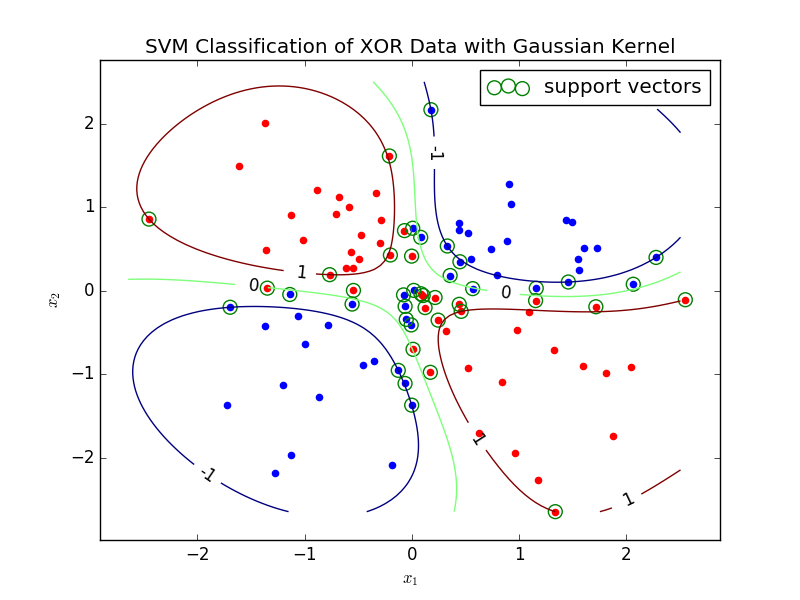

This figure's Python source:
import matplotlib.pyplot as plt
import numpy as np
from scipy.optimize import minimize


# demo of soft-margin SVM based on PRML 7.1
# learn a non-linear decision boundary with Gaussian kernel
# we solve the dual problem with scipy's SLSQP implementation


def gaussian_kernel(x, y, c):
    """a.k.a. RBF, parameter c controls kernel width"""
    return np.exp(-np.sum(np.square(x - y)) / c)


def gram(X, k):
    """compute the Gram matrix, given a data matrix X and kernel k; K^2 time complexity"""
    N = len(X)
    K = np.empty((N, N))
    for i in range(N):
        for j in range(N):
            K[i, j] = k(X[i], X[j])

    return K


def predict(test, X, t, k, a, b):
    """Form predictions on a test set.
    :param test: matrix of test data
    :param X: matrix of training data
    :param t: vector of training labels
    :param k: kernel used
    :param a: optimal dual variables (weights)
    :param b: optimal intercept
    """
    a_times_t = a * t
    y = np.empty(len(test))  # y is the array of predictions
    for i, s in enumerate(test):  # (7.13); we skip kernel evaluation if a training data is not a support vector
        # evaluate the kernel between new data point and support vectors; 0 if not a support vector
        kernel_eval = np.array([k(s, x_m) if a_m > 0 else 0 for x_m, a_m in zip(X, a)])
        y[i] = a_times_t.dot(kernel_eval) + b
    return y


# let's learn the XOR function in R^2
N = 100
X = np.array(list(zip(np.random.normal(size=N), np.random.normal(size=N))))  # standard Gaussian samples in R^2
c0 = np.where(np.prod(X, axis=1) < 0)  # indices of points (x,y) for which XOR(x,y) is true, i.e. (x<0&y>0)|(x>0&y<0)
c1 = np.where(np.prod(X, axis=1) > 0)  # indices of data points belonging to the other class
t = np.ones(N)  # labels
t[c1] = -1  # negative class labels

# set up the convex optimization (QP) problem; the most important settings are the regularizer and the kernel; should be
# set by cross validation
C = 5  # regularizer; the greater, the more stringent we are with the amount of slack (and care more about accuracy)
kernel = lambda x, y: gaussian_kernel(x, y, 2)  # kernel width controls decision smoothness

K = gram(X, kernel)
tKt = t * K * t[:, np.newaxis]  # Hadamard product (quadratic form) between t and K; also the Hessian of (7.32)

# we'd like to minimize the negative of the dual function (7.32) subject to linear constraints (7.33) and (7.34)
# write the constraints in matrix notation: inequalities Ax <= b, equalities cx = d (`x` is our `a`); these's only one
# equality constraint, i.e. t.T.dot(a) = 0
# inequalities: A is M by N, where M=2N is the number of inequalities (N box constraints, 2 inequalities each), (7.33)
# first half for -a<=0, second half for a<=C
A = np.vstack((-np.eye(N), np.eye(N)))
b = np.concatenate((np.zeros(N), C * np.ones(N)))


def loss(a):
    """Evaluate the negative of the dual function at `a`.
    We access the optimization data (Gram matrix and target vector) from outer scope for convenience.
    :param a: dual variables
    """
    # at = a * t  # Hadamard product
    # return -(a.sum() - 0.5 * np.dot(at.T, np.dot(K, at)))  # negative of (7.32)
    # equivalent to the above; this is the canonical quadratic form involving a.T * tKt * a
    return -(a.sum() - 0.5 * np.dot(a.T, np.dot(tKt, a)))  # negative of (7.32)


def jac(a):
    """Calculate the Jacobian of the loss function (for the QP solver)"""
    return np.dot(a.T, tKt) - np.ones_like(a)


constraints = ({'type': 'ineq', 'fun': lambda x: b - np.dot(A, x), 'jac': lambda x: -A},
               {'type': 'eq', 'fun': lambda x: np.dot(x, t), 'jac': lambda x: t})
# training
a0 = np.random.rand(N)  # initial guess
print('Initial loss: ' + str(loss(a0)))
res = minimize(loss, a0, jac=jac, constraints=constraints, method='SLSQP', options={})

print('Optimized loss: ' + str(res.fun))
a = res.x  # optimal Lagrange multipliers
a[np.isclose(a, 0)] = 0  # zero out nearly zeros
a[np.isclose(a, C)] = C  # round the ones that are nearly C

# points with a==0 do not contribute to prediction
support_idx = np.where(0 < a)[0]  # index of points with a>0; i.e. support vectors
margin_idx = np.where((0 < a) & (a < C))[0]  # index of support vectors that happen to lie on the margin, with 0<a<C
print('Total %d data points, %d support vectors' % (N, len(support_idx)))

# still need to find the intercept term, b (unfortunately this name collides with the earlier Ax=b); we use (7.37)
a_times_t = a * t
support_a_times_t = (a * t)[support_idx]  # a*t for support vectors
cum_b = 0
for n in margin_idx:
    x_n = X[n]
    # evaluate the kernel between x_n and support vectors; fill the rest with zeros
    kernel_eval = np.array([kernel(x_m, X[n]) if a_m > 0 else 0 for x_m, a_m in zip(X, a)])
    b = t[n] - a_times_t.dot(kernel_eval)
    cum_b += b
b = cum_b / len(margin_idx)

# points with a==C may be misclassified (these are the only points that may be misclassified)
possible_wrong_idx = np.where(a == C)[0]
possibly_wrong_predictions = predict(X[possible_wrong_idx], X, t, kernel, a, b)
num_wrong = np.sum((possibly_wrong_predictions * t[possible_wrong_idx]) < 0)
print('Classification accuracy: ' + str(1 - num_wrong / N))

# plots
# plot training data points
for cls, clr in zip((c0, c1), ('r', 'b')):
    plt.scatter(X[cls, 0], X[cls, 1], color=clr)
# add circles around support vectors
plt.scatter(X[support_idx, 0], X[support_idx, 1], color='g', s=100, facecolors='none', edgecolors='g',
            label='support vectors')

# plot the decision boundary and margins in the input space
grid = np.arange(X.min(), X.max(), 0.05)
xx, yy = np.meshgrid(grid, grid)
zs = predict(np.array(list(zip(np.ravel(xx), np.ravel(yy)))), X, t, kernel, a, b)
zz = zs.reshape(xx.shape)
CS = plt.contour(xx, yy, zz, levels=[-1, 0, 1], )  # margin, separating hyperplane, margin
plt.clabel(CS, fmt='%2.1d', colors='k')
plt.xlabel("$x_1$")
plt.ylabel("$x_2$")
plt.legend(loc='best')
plt.title("SVM Classification of XOR Data with Gaussian Kernel")
plt.savefig(__file__.split('.')[0] + '.png')
